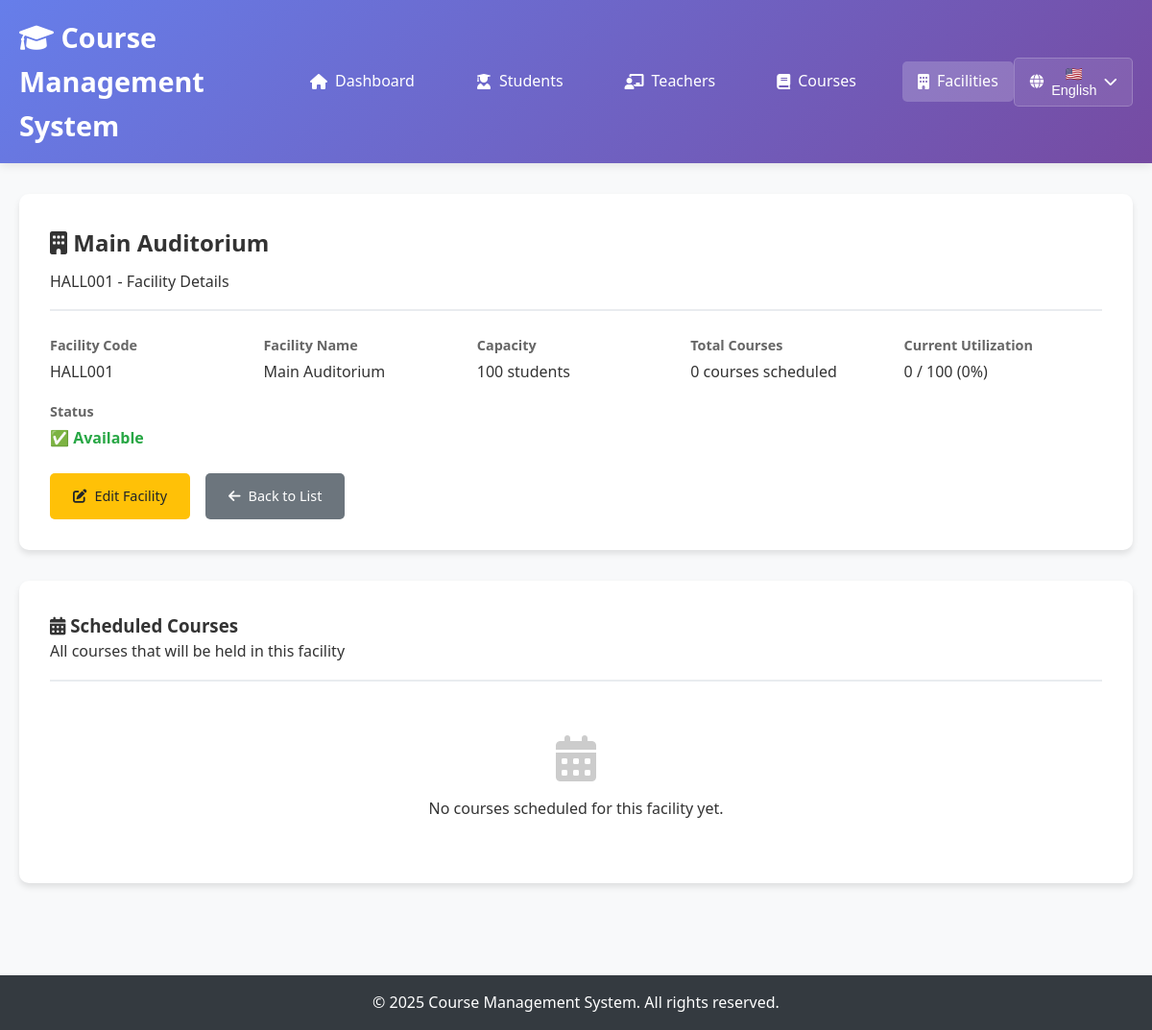
Page /facilities/view.php?id=HALL001 on the earlier database version.
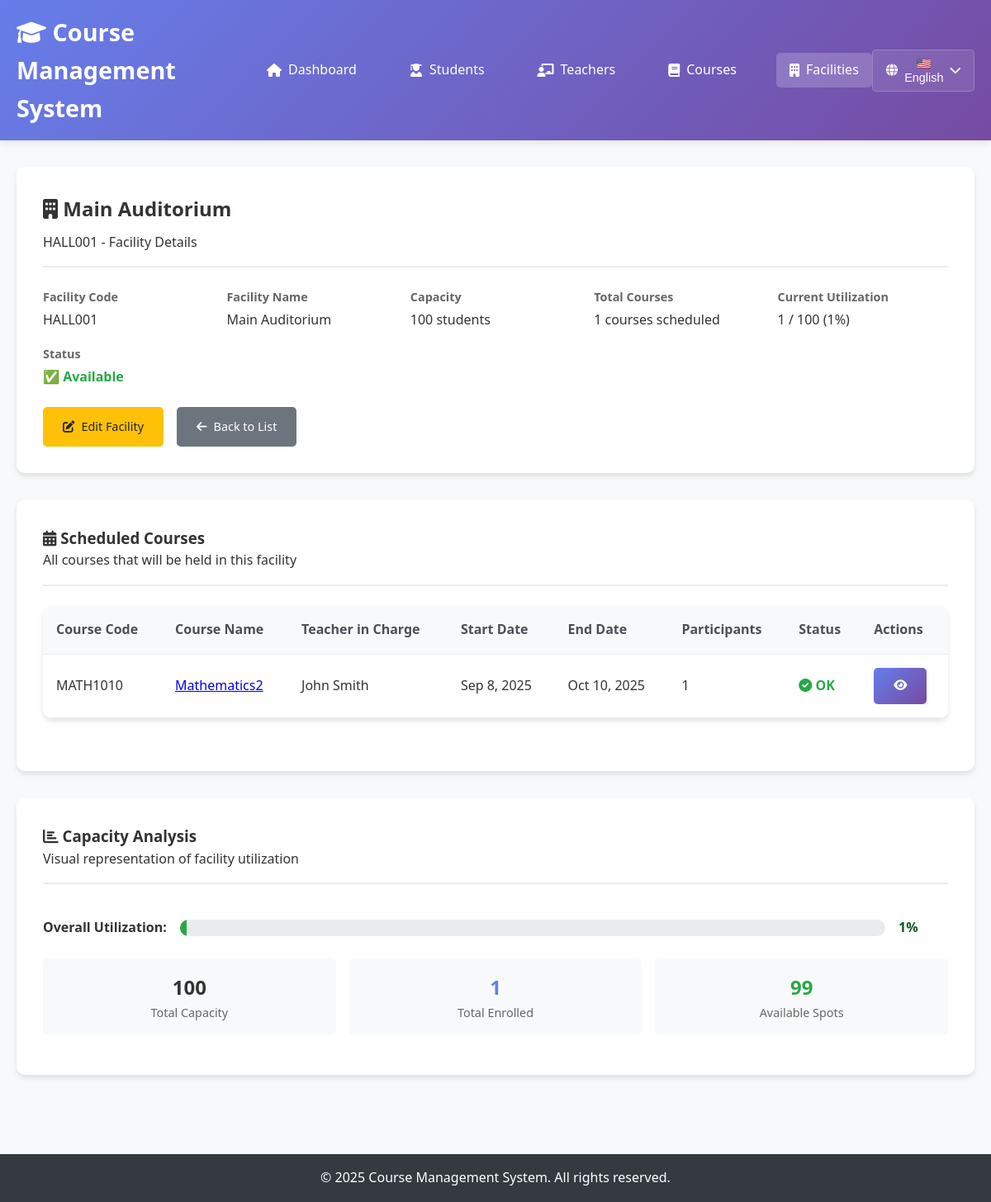
Same page on the later database version.
### tables this page shows
CREATE TABLE `facilities` (
  `emblem` varchar(20) NOT NULL,
  `name` varchar(100) NOT NULL,
  `capacity` int(11) NOT NULL
);

CREATE TABLE `courses` (
  `emblem` varchar(20) NOT NULL,
  `name` varchar(100) NOT NULL,
  `description` text DEFAULT NULL,
  `start_day` date NOT NULL,
  `rest_of_day` date NOT NULL,
  `teacher_id` int(11) DEFAULT NULL,
  `facility_id` varchar(20) DEFAULT NULL
);

### config/database.php (called while the page is built, shortened)
<?php
function executeQuery($pdo, $sql, $params = []) {
    try {
        $stmt = $pdo->prepare($sql);
        $stmt->execute($params);
        return $stmt;
    } catch(PDOException $e) {
        throw new Exception("Query failed: " . $e->getMessage());
    }
}
function getRecordById($pdo, $table, $idColumn, $id) {
    $stmt = executeQuery($pdo, "SELECT * FROM $table WHERE $idColumn = ?", [$id]);
    return $stmt->fetch();
}
?>

### facilities/view.php (the view, shortened to what the changed rows need)
<?php
require_once '../config/database.php';
$facility_id = $_GET['id'] ?? null;
try {
    $facility = getRecordById($pdo, 'facilities', 'emblem', $facility_id);
    $sql = "SELECT c.emblem, c.name, c.start_day, c.rest_of_day,
                   CONCAT(t.first_name, ' ', t.surname) as teacher_name,
                   COUNT(cl.student_id) as participant_count
            FROM courses c
            LEFT JOIN teachers t ON c.teacher_id = t.identification_number
            LEFT JOIN course_logins cl ON c.emblem = cl.course_id
            WHERE c.facility_id = ?
            GROUP BY c.emblem
            ORDER BY c.start_day";
    $stmt = executeQuery($pdo, $sql, [$facility_id]);
    $scheduledCourses = $stmt->fetchAll();
} catch(Exception $e) {
    $error = "Error loading facility details: " . $e->getMessage();
}
?>
<!DOCTYPE html>
<html lang="en">
<head>
    <link rel="stylesheet" href="../css/style.css">
    <link href="https://cdnjs.cloudflare.com/ajax/libs/font-awesome/6.0.0/css/all.min.css" rel="stylesheet">
</head>
<body>
    <header>
        <nav class="navbar">
            <div class="nav-container">
                <h1><i class="fas fa-graduation-cap"></i> Course Management System</h1>
            </div>
        </nav>
    </header>
    <main class="main-content">
        <div class="container">
            <?php if (isset($facility)): ?>
                <div class="detail-card">
                    <div class="detail-header">
                        <h2><i class="fas fa-building"></i> <?= htmlspecialchars($facility['name']) ?></h2>
                        <p><?= htmlspecialchars($facility['emblem']) ?> - Facility Details</p>
                    </div>
                    <div class="detail-info">
                        <div class="info-item">
                            <span class="info-label">Facility Code</span>
                            <span class="info-value"><?= htmlspecialchars($facility['emblem']) ?></span>
                        </div>
                        <div class="info-item">
                            <span class="info-label">Facility Name</span>
                            <span class="info-value"><?= htmlspecialchars($facility['name']) ?></span>
                        </div>
                        <div class="info-item">
                            <span class="info-label">Capacity</span>
                            <span class="info-value"><?= htmlspecialchars($facility['capacity']) ?> students</span>
                        </div>
                        <div class="info-item">
                            <span class="info-label">Total Courses</span>
                            <span class="info-value"><?= count($scheduledCourses) ?> courses scheduled</span>
                        </div>
                        <div class="info-item">
                            <span class="info-label">Current Utilization</span>
                            <span class="info-value">
                                <?php
                                $totalParticipants = array_sum(array_column($scheduledCourses, 'participant_count'));
                                $utilization = $facility['capacity'] > 0 ?
                                    round(($totalParticipants / $facility['capacity']) * 100, 1) : 0;
                                ?>
                                <?= $totalParticipants ?> / <?= $facility['capacity'] ?>
                                (<?= $utilization ?>%)
                            </span>
                        </div>
                        <div class="info-item">
                            <span class="info-label">Status</span>
                            <span class="info-value">
                                <?php if ($totalParticipants > $facility['capacity']): ?>
                                    <span style="color: #dc3545; font-weight: 600;">⚠️ Over Capacity</span>
                                <?php elseif ($utilization > 80): ?>
                                    <span style="color: #ffc107; font-weight: 600;">⚡ High Usage</span>
                                <?php else: ?>
                                    <span style="color: #28a745; font-weight: 600;">✅ Available</span>
                                <?php endif; ?>
                            </span>
                        </div>
                    </div>
                    <div class="action-buttons">
                        <a href="edit.php?id=<?= urlencode($facility['emblem']) ?>" class="btn btn-warning">
                            <i class="fas fa-edit"></i> Edit Facility
                        </a>
                        <a href="index.php" class="btn btn-secondary">
                            <i class="fas fa-arrow-left"></i> Back to List
                        </a>
                    </div>
                </div>
                <div class="detail-card">
                    <div class="detail-header">
                        <h3><i class="fas fa-calendar-alt"></i> Scheduled Courses</h3>
                        <p>All courses that will be held in this facility</p>
                    </div>
                    <?php if (count($scheduledCourses) > 0): ?>
                        <div class="table">
                            <table>
                                <thead>
                                    <tr>
                                        <th>Course Code</th>
                                        <th>Course Name</th>
                                        <th>Teacher in Charge</th>
                                        <th>Start Date</th>
                                        <th>End Date</th>
                                        <th>Participants</th>
                                        <th>Status</th>
                                        <th>Actions</th>
                                    </tr>
                                </thead>
                                <tbody>
                                    <?php foreach ($scheduledCourses as $course): ?>
                                        <tr>
                                            <td><?= htmlspecialchars($course['emblem']) ?></td>
                                            <td>
                                                <a href="../courses/view.php?id=<?= urlencode($course['emblem']) ?>">
                                                    <?= htmlspecialchars($course['name']) ?>
                                                </a>
                                            </td>
                                            <td><?= htmlspecialchars($course['teacher_name'] ?: 'No teacher assigned') ?></td>
                                            <td><?= date('M j, Y', strtotime($course['start_day'])) ?></td>
                                            <td><?= date('M j, Y', strtotime($course['rest_of_day'])) ?></td>
                                            <td><?= htmlspecialchars($course['participant_count']) ?></td>
                                            <td>
                                                <?php if ($course['participant_count'] > $facility['capacity']): ?>
                                                    <span style="color: #dc3545; font-weight: 600;">
                                                        <i class="fas fa-exclamation-triangle warning-icon"></i> Over Capacity
                                                    </span>
                                                <?php elseif ($course['participant_count'] > ($facility['capacity'] * 0.8)): ?>
                                                    <span style="color: #ffc107; font-weight: 600;">
                                                        <i class="fas fa-exclamation-circle"></i> Nearly Full
                                                    </span>
                                                <?php else: ?>
                                                    <span style="color: #28a745; font-weight: 600;">
                                                        <i class="fas fa-check-circle"></i> OK
                                                    </span>
                                                <?php endif; ?>
                                            </td>
                                            <td>
                                                <a href="../courses/view.php?id=<?= urlencode($course['emblem']) ?>"
                                                   class="btn btn-primary" title="View Course">
                                                    <i class="fas fa-eye"></i>
                                                </a>
                                            </td>
                                        </tr>
                                    <?php endforeach; ?>
                                </tbody>
                            </table>
                        </div>
                    <?php else: ?>
                        <div style="text-align: center; padding: 2rem;">
                            <i class="fas fa-calendar-alt" style="font-size: 3rem; color: #ccc; margin-bottom: 1rem;"></i>
                            <p>No courses scheduled for this facility yet.</p>
                        </div>
                    <?php endif; ?>
                </div>
                <?php if (count($scheduledCourses) > 0): ?>
                <div class="detail-card">
                    <div class="detail-header">
                        <h3><i class="fas fa-chart-bar"></i> Capacity Analysis</h3>
                        <p>Visual representation of facility utilization</p>
                    </div>
                    <div style="padding: 1rem 0;">
                        <div style="display: flex; align-items: center; gap: 1rem; margin-bottom: 1rem;">
                            <span style="font-weight: 600;">Overall Utilization:</span>
                            <div style="flex: 1; background: #e9ecef; height: 20px; border-radius: 10px; overflow: hidden;">
                                <div style="width: <?= min($utilization, 100) ?>%; height: 100%;
                                           background: <?= $utilization > 100 ? '#dc3545' :
                                                         ($utilization > 80 ? '#ffc107' : '#28a745') ?>;
                                           transition: width 0.3s ease;"></div>
                            </div>
                            <span style="font-weight: 600; min-width: 60px;
                                        color: <?= $utilization > 100 ? '#dc3545' :
                                                  ($utilization > 80 ? '#856404' : '#155724') ?>;">
                                <?= $utilization ?>%
                            </span>
                        </div>
                        <div style="display: grid; grid-template-columns: repeat(auto-fit, minmax(150px, 1fr)); gap: 1rem; margin-top: 1.5rem;">
                            <div style="text-align: center; padding: 1rem; background: #f8f9fa; border-radius: 5px;">
                                <div style="font-size: 1.5rem; font-weight: bold; color: #333;"><?= $facility['capacity'] ?></div>
                                <div style="color: #666; font-size: 0.9rem;">Total Capacity</div>
                            </div>
                            <div style="text-align: center; padding: 1rem; background: #f8f9fa; border-radius: 5px;">
                                <div style="font-size: 1.5rem; font-weight: bold; color: #667eea;"><?= $totalParticipants ?></div>
                                <div style="color: #666; font-size: 0.9rem;">Total Enrolled</div>
                            </div>
                            <div style="text-align: center; padding: 1rem; background: #f8f9fa; border-radius: 5px;">
                                <div style="font-size: 1.5rem; font-weight: bold; color: <?= $facility['capacity'] - $totalParticipants >= 0 ? '#28a745' : '#dc3545' ?>;">
                                    <?= $facility['capacity'] - $totalParticipants ?>
                                </div>
                                <div style="color: #666; font-size: 0.9rem;">Available Spots</div>
                            </div>
                        </div>
                    </div>
                </div>
                <?php endif; ?>
            <?php endif; ?>
        </div>
    </main>
</body>
</html>

Differences in the rows shown:
shown differently, row unchanged: facilities "Main Auditorium": capacity "0" → "1"; capacity (not shown) → "1"; capacity (not shown) → "100"; $facility['capacity']-$totalParticipants (not shown) → "99"
added courses: emblem "MATH1010", name "Mathematics2", teacher_name "John Smith", start_day "Sep 8, 2025", rest_of_day "Oct 10, 2025", participant_count "1"
Other differences:
count($scheduledCourses): "0" → "1"
$totalParticipants: "0" → "1"
$totalParticipants: (not shown) → "1"
text no longer shown: "No courses scheduled for this facility yet."
text now shown: "Course Code Course Name Teacher in Charge Start Date End Date Participants Status Actions Capacity Analysis Visual representation of facility utilization Overall Utilization: % Total Capacity Total Enrolled Available Spots"
